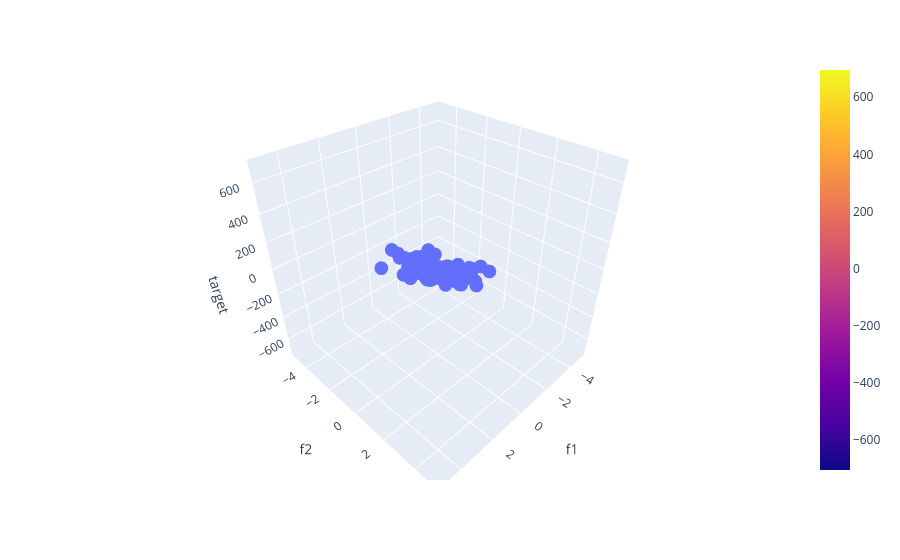

Write notebook code for a chart like this one.
### Code cell
fig = px.scatter_3d(df , x = 'f1' , y = 'f2', z = 'target')

fig.add_trace(go.Surface(x = x, y = y, z= z))

fig.show()
